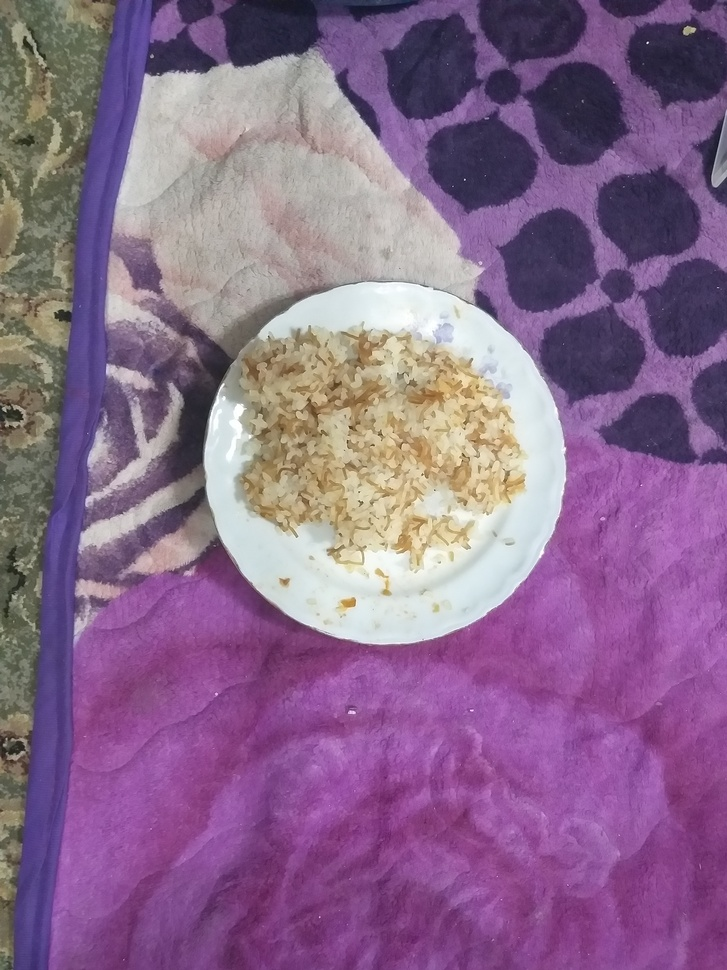
#> input picture j8.jpg, 727 x 970 px, shrunk from 3024 x 4032 before the run; its folder holds only this picture in this run
$ jupyter execute --allow-errors Calibrate-Cam.ipynb   (shell and % lines are left out)
#> lines starting #> are read from the running program, lines starting #| are printed output that depends on the picture
[cell 1]
import numpy as np
import cv2 as cv
import glob
import os

[cell 2]
#change the path with the path to pictures of the 1st mobile
%cd "path"

[cell 3]
# run this to check a picture
# takes about 5 mins in execution
#------------------------------------------------------------------------
# termination criteria
criteria = (cv.TERM_CRITERIA_EPS + cv.TERM_CRITERIA_MAX_ITER, 30, 0.001)
# prepare object points, like (0,0,0), (1,0,0), (2,0,0) ....,(6,5,0)
objp = np.zeros((9*6,3), np.float32)
objp[:,:2] = np.mgrid[0:9,0:6].T.reshape(-1,2)
# Arrays to store object points and image points from all the images.
objpoints = [] # 3d point in real world space
imgpoints = [] # 2d points in image plane.
images = glob.glob('*.jpg')
#print(os.listdir())
fname = images[0]
img = cv.imread(fname)
#> img is the input picture: shape (970, 727, 3); mean B, G, R 139.4, 105.5, 137.4
gray = cv.cvtColor(img, cv.COLOR_BGR2GRAY)
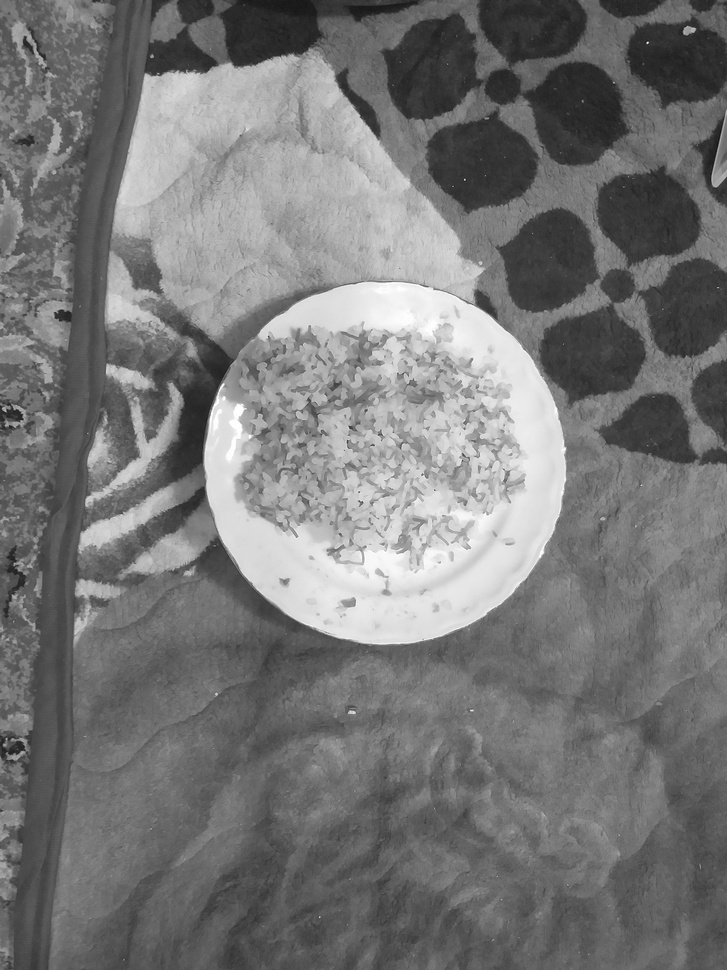
#> gray: shape (970, 727); min 17, max 255, mean 119
# Find the chess board corners
ret, corners = cv.findChessboardCorners(gray, (9,6), None)
#> ret = False; corners = None
# If found, add object points, image points (after refining them)
if ret == True:
    objpoints.append(objp)
    corners2 = cv.cornerSubPix(gray,corners, (11,11), (-1,-1), criteria)
    imgpoints.append(corners)
    # Draw and display the corners
    cv.drawChessboardCorners(img, (9,6), corners2, ret)
    cv.imwrite('abc.png', img)                                         #the name of the output image after drawing some lines on it
    print("I finished")
